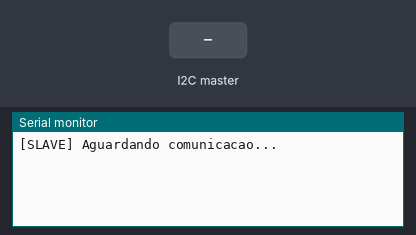
Simulated run of this sketch. Board: ESP32. Shown: the last lines printed to the serial monitor. The inputs (shaded band) are chosen by the test bench.

Above: at 1.2 s.
1.3 s: the I2C master sends the byte 1
At 1.9 s:
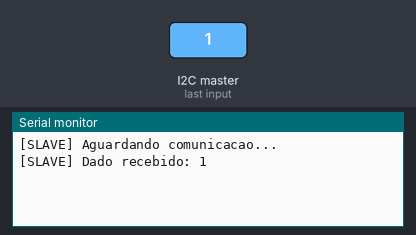
2.8 s: the I2C master sends the byte 0
At 4.2 s:
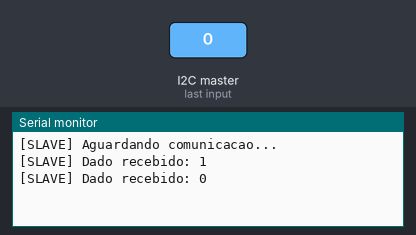

The sketch:

SLAVE_I2C.ino
```cpp
#include <Arduino.h>
#include <Wire.h>

#define I2C_SLAVE_ADDR 0x08
#define SDA_PIN 21
#define SCL_PIN 22

volatile uint8_t ultimo_dado = 0;

// Callback disparado quando o Master envia dados
void receiveEvent(int bytes) {
  while (Wire.available()) {
    ultimo_dado = Wire.read();
  }
  Serial.printf("[SLAVE] Dado recebido: %d\n", ultimo_dado);
}

// Callback disparado quando o Master requisita dados
void requestEvent() {
  // Retorna, por exemplo, o dobro do valor recebido
  uint8_t retorno = ultimo_dado * 3;
  Wire.write(retorno);
}

void setup() {
  Serial.begin(9600);

  // No ESP32 Arduino Core, passa os pinos e o endereço para iniciar como Slave
  Wire.begin(I2C_SLAVE_ADDR);

  Wire.onReceive(receiveEvent);
  Wire.onRequest(requestEvent);

  Serial.println("[SLAVE] Aguardando comunicacao...");
}

void loop() {
  delay(100);
}
```

Measured:
- after the input at 1.3 s, the serial monitor: prints a new line after 0.05 s (image 1)
- after the input at 2.8 s, the serial monitor: prints a new line after 0.05 s (image 2)
